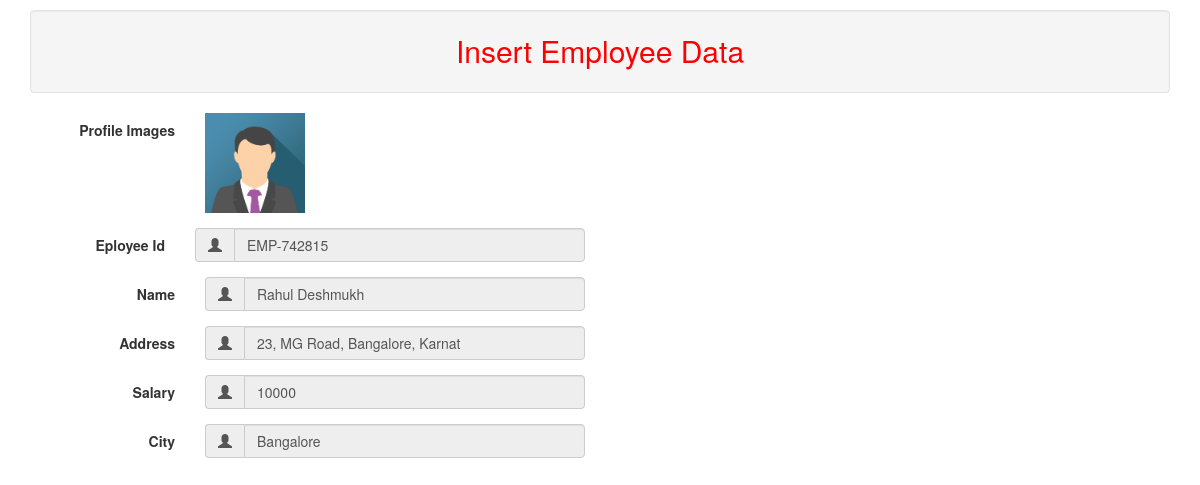
The page /profile/EMP-742815 on the database as committed earlier.
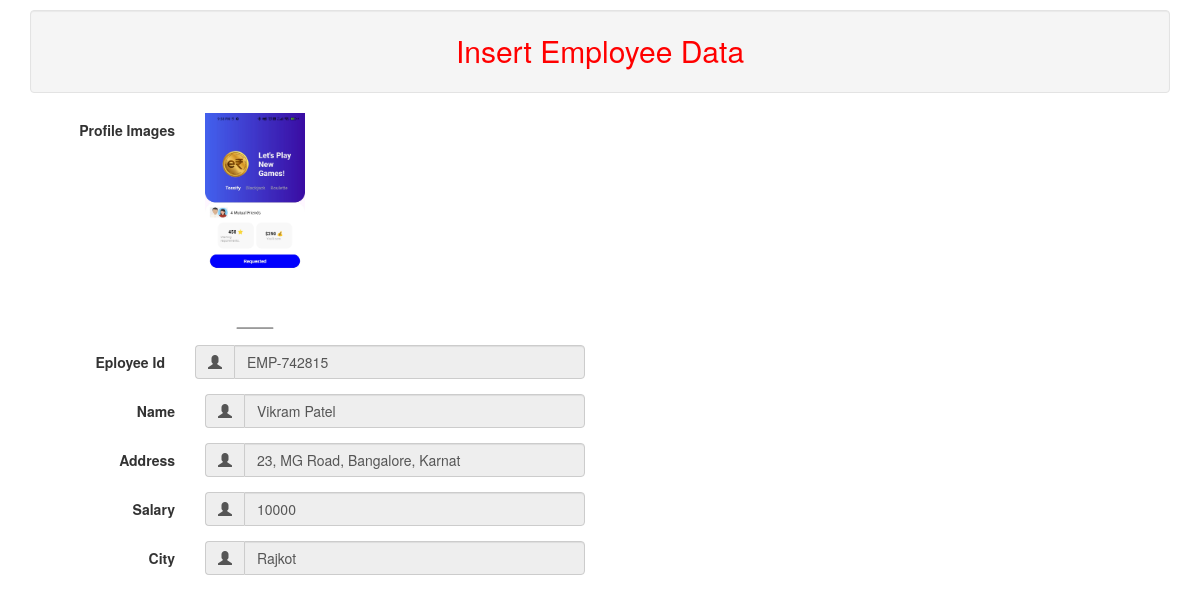
The same page on the database as committed later.
### db/models.py (models this page shows)
class Employee(models.Model):
    eid = models.CharField(max_length=30)
    ename = models.CharField(max_length=30)
    eadd = models.CharField(max_length=30)
    esal = models.IntegerField()
    ecity = models.CharField(max_length=30)
    eimg=models.FileField(upload_to='upload/', max_length=250, null=True, default=None)

### QR_Employee_Scanner/views.py (the view)
# urls.py: path("profile/<str:userid>",views.profile, name="profile"),
def profile(request,userid):
	showdata = Employee.objects.get(eid=userid)
	dd={
	'showdata':showdata
	}
	return render(request,'profile.html',dd)

### Templates/profile.html (shortened to what this page needs)
<!DOCTYPE html>
<html>
<head>
    <link rel="stylesheet" href="https://maxcdn.bootstrapcdn.com/bootstrap/3.4.1/css/bootstrap.min.css">
</head>
<body>
    <div class="container">
        <div class="well" style="margin-top: 10px; color: red; font-size: 30px;">
            <center>Insert Employee Data</center>
        </div>
    </div>
    <form class="form-horizontal" method="POST" enctype="multipart/form-data" action="/insertafter/">
        <div class="form-group">
            <label class="control-label col-sm-2" for="pwd">Profile Images</label>
            <div class="col-sm-4">
                <div class="input-group">
                    <img src="{{ showdata.eimg.url }}" alt="{{ showdata.ename }}" width="100">
                </div>
            </div>
        </div>
        <div class="form-group">
            <div class="form-group">
                <label class="control-label col-sm-2" for="pwd">Eployee Id</label>
                <div class="col-sm-4">
                    <div class="input-group">
                        <span class="input-group-addon"><i class="glyphicon glyphicon-user"></i></span>
                        <input type="text" class="form-control" value="{{ showdata.eid }}" name="eid"
                            placeholder="User Id" readonly>
                    </div>
                </div>
            </div>
            <label class="control-label col-sm-2" for="email">Name</label>
            <div class="col-sm-4">
                <div class="input-group">
                    <span class="input-group-addon"><i class="glyphicon glyphicon-user"></i></span>
                    <input type="txt" class="form-control" value="{{ showdata.ename }}" name="ename" placeholder="Name"
                        readonly>
                </div>
            </div>
        </div>
        <div class="form-group">
            <label class="control-label col-sm-2" for="pwd">Address</label>
            <div class="col-sm-4">
                <div class="input-group">
                    <span class="input-group-addon"><i class="glyphicon glyphicon-user"></i></span>
                    <input type="txt" class="form-control" name="eadd" value="{{ showdata.eadd }}" id="pwd"
                        placeholder="Address" readonly>
                </div>
            </div>
        </div>
        <div class="form-group">
            <label class="control-label col-sm-2" for="pwd">Salary</label>
            <div class="col-sm-4">
                <div class="input-group">
                    <span class="input-group-addon"><i class="glyphicon glyphicon-user"></i></span>
                    <input type="txt" class="form-control" name="esal" value="{{ showdata.esal }}" placeholder="Salary"
                        readonly>
                </div>
            </div>
        </div>
        <div class="form-group">
            <label class="control-label col-sm-2" for="pwd">City</label>
            <div class="col-sm-4">
                <div class="input-group">
                    <span class="input-group-addon"><i class="glyphicon glyphicon-user"></i></span>
                    <input type="text" class="form-control" name="ecity" value="{{ showdata.ecity }}" placeholder="City"
                        readonly>
                </div>
            </div>
        </div>
    </form>
</body>
</html>

Rows that differ between the two databases and show on the page:
changed Employee "EMP-742815": eimg: picture added in place of a placeholder; ename "Rahul Deshmukh" → "Vikram Patel"; ecity "Bangalore" → "Rajkot"
